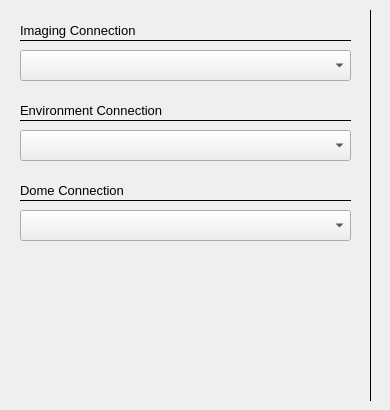
     <widget class="QWidget" name="tab_12">
      <attribute name="title">
       <string>Choose Driver</string>
      </attribute>
      <widget class="Line" name="line_56">
       <property name="geometry">
        <rect>
         <x>360</x>
         <y>10</y>
         <width>21</width>
         <height>391</height>
        </rect>
       </property>
       <property name="frameShadow">
        <enum>QFrame::Plain</enum>
       </property>
       <property name="orientation">
        <enum>Qt::Vertical</enum>
       </property>
      </widget>
      <widget class="QLabel" name="label_139">
       <property name="geometry">
        <rect>
         <x>20</x>
         <y>100</y>
         <width>201</width>
         <height>21</height>
        </rect>
       </property>
       <property name="font">
        <font>
         <pointsize>10</pointsize>
        </font>
       </property>
       <property name="text">
        <string>Environment Connection</string>
       </property>
      </widget>
      <widget class="Line" name="line_23">
       <property name="geometry">
        <rect>
         <x>20</x>
         <y>110</y>
         <width>331</width>
         <height>21</height>
        </rect>
       </property>
       <property name="font">
        <font>
         <pointsize>10</pointsize>
        </font>
       </property>
       <property name="frameShadow">
        <enum>QFrame::Plain</enum>
       </property>
       <property name="orientation">
        <enum>Qt::Horizontal</enum>
       </property>
      </widget>
      <widget class="QComboBox" name="pd_chooseEnvironment">
       <property name="geometry">
        <rect>
         <x>20</x>
         <y>130</y>
         <width>331</width>
         <height>31</height>
        </rect>
       </property>
      </widget>
      <widget class="QLabel" name="label_140">
       <property name="geometry">
        <rect>
         <x>20</x>
         <y>180</y>
         <width>201</width>
         <height>21</height>
        </rect>
       </property>
       <property name="font">
        <font>
         <pointsize>10</pointsize>
        </font>
       </property>
       <property name="text">
        <string>Dome Connection</string>
       </property>
      </widget>
      <widget class="Line" name="line_60">
       <property name="geometry">
        <rect>
         <x>20</x>
         <y>190</y>
         <width>331</width>
         <height>21</height>
        </rect>
       </property>
       <property name="font">
        <font>
         <pointsize>10</pointsize>
        </font>
       </property>
       <property name="frameShadow">
        <enum>QFrame::Plain</enum>
       </property>
       <property name="orientation">
        <enum>Qt::Horizontal</enum>
       </property>
      </widget>
      <widget class="QComboBox" name="pd_chooseDome">
       <property name="geometry">
        <rect>
         <x>20</x>
         <y>210</y>
         <width>331</width>
         <height>31</height>
        </rect>
       </property>
      </widget>
      <widget class="QComboBox" name="pd_chooseImaging">
       <property name="geometry">
        <rect>
         <x>20</x>
         <y>50</y>
         <width>331</width>
         <height>31</height>
        </rect>
       </property>
      </widget>
      <widget class="QLabel" name="label_143">
       <property name="geometry">
        <rect>
         <x>20</x>
         <y>20</y>
         <width>241</width>
         <height>21</height>
        </rect>
       </property>
       <property name="font">
        <font>
         <pointsize>10</pointsize>
        </font>
       </property>
       <property name="text">
        <string>Imaging Connection</string>
       </property>
      </widget>
      <widget class="Line" name="line_50">
       <property name="geometry">
        <rect>
         <x>20</x>
         <y>30</y>
         <width>331</width>
         <height>21</height>
        </rect>
       </property>
       <property name="font">
        <font>
         <pointsize>10</pointsize>
        </font>
       </property>
       <property name="frameShadow">
        <enum>QFrame::Plain</enum>
       </property>
       <property name="orientation">
        <enum>Qt::Horizontal</enum>
       </property>
      </widget>
     </widget>
